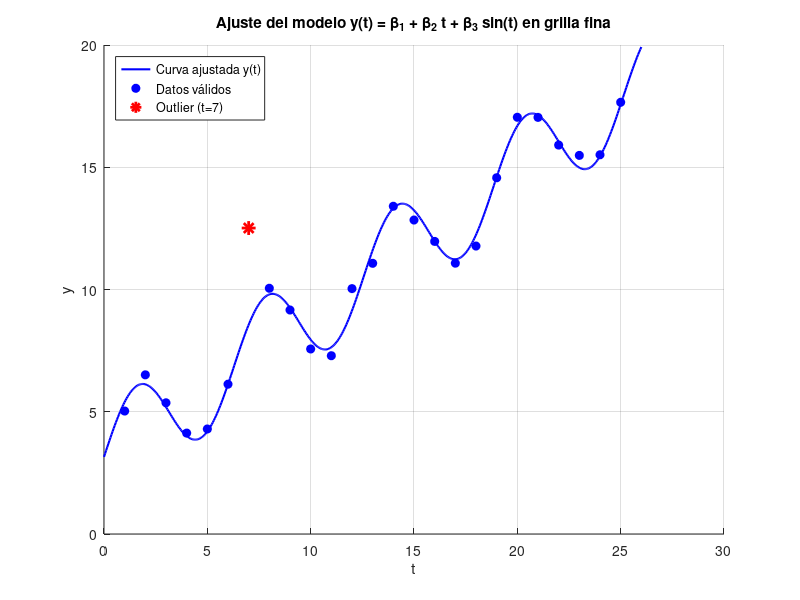

Write the MATLAB code that produced this figure.
% 1. Datos originales
t = (1:25)';
y = [ 5.0291  6.5099  5.3666  4.1272  4.2948 ...
      6.1261 12.5140 10.0502  9.1614  7.5677 ...
      7.2920 10.0357 11.0708 13.4045 12.8415 ...
     11.9666 11.0765 11.7774 14.5701 17.0440 ...
     17.0398 15.9069 15.4850 15.5112 17.6572]';

% 2. Identificar y separar el outlier (índice 7: t = 7)
idx_outlier = 7;

t_outlier = t(idx_outlier);
y_outlier = y(idx_outlier);

t_filtrado = t;
y_filtrado = y;
t_filtrado(idx_outlier) = [];
y_filtrado(idx_outlier) = [];

% 3. Ajuste del modelo: y(t) = beta_1 + beta_2*t + beta_3*sin(t)
A_filtrado = [ones(length(t_filtrado), 1), t_filtrado, sin(t_filtrado)];
beta = A_filtrado \ y_filtrado;

% 4. Grilla fina en el intervalo [0, 26]
t_fina = linspace(0, 26, 500)';
A_fina = [ones(length(t_fina), 1), t_fina, sin(t_fina)];
y_fina = A_fina * beta;

% 5. Graficar resultados
figure;
hold on;

% Curva ajustada en la grilla fina
plot(t_fina, y_fina, 'b-', 'LineWidth', 1.5, 'DisplayName', 'Curva ajustada y(t)');

% Datos válidos (marcador 'o')
plot(t_filtrado, y_filtrado, 'bo', 'MarkerFaceColor', 'b', 'DisplayName', 'Datos válidos');

% Valor atípico (marcador '*')
plot(t_outlier, y_outlier, 'r*', 'MarkerSize', 10, 'LineWidth', 2, 'DisplayName', 'Outlier (t=7)');

hold off;
grid on;
xlabel('t');
ylabel('y');
title('Ajuste del modelo y(t) = \beta_1 + \beta_2 t + \beta_3 sin(t) en grilla fina');
legend('Location', 'northwest');
